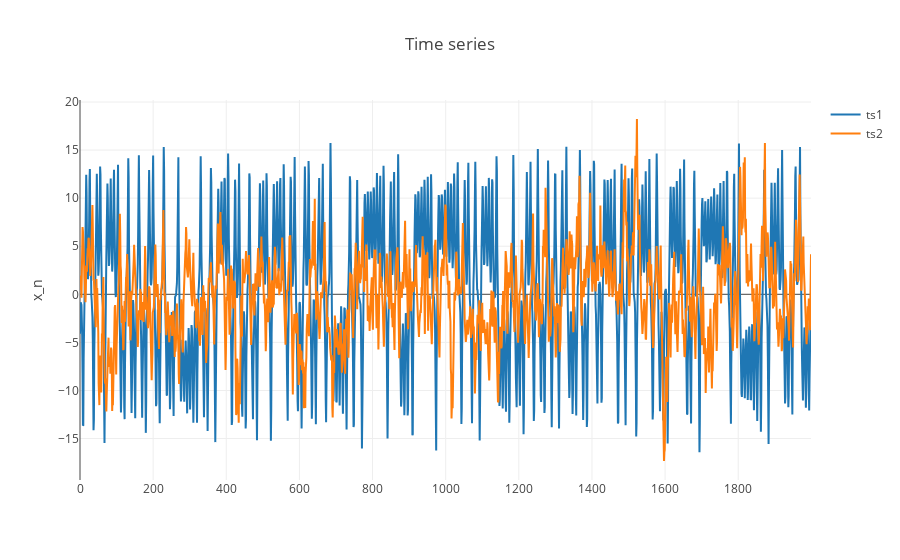

Notebook code for this chart:
### Markdown cell above
and visualize the time series.

### Code cell
data = [
    go.Scatter(y=ts1, name='ts1'),
    go.Scatter(y=ts2, name='ts2'),
]

figure = go.Figure(data=data, layout=go.Layout(
    title='Time series',
    showlegend=True,
    yaxis=dict(title='x_n')
))

py.iplot(figure)

### Figure 1 — Plotly figure (JSON) as saved in the notebook; plotly's stock layout.template omitted (floating-point values rounded to 4 significant figures; data arrays with more than 128 entries replaced by an {"elided": "..."} marker saying what was removed)
{"data": [{"name": "ts1", "type": "scatter", "uid": "4be84e07-af26-4424-9e02-4fdcf8dae217", "y": {"elided": "2000 float values"}}, {"name": "ts2", "type": "scatter", "uid": "fe04ddc4-598d-4ef2-b0b4-032731dc5ab5", "y": {"elided": "2000 float values"}}], "layout": {"showlegend": true, "title": "Time series", "yaxis": {"title": "x_n"}}}
